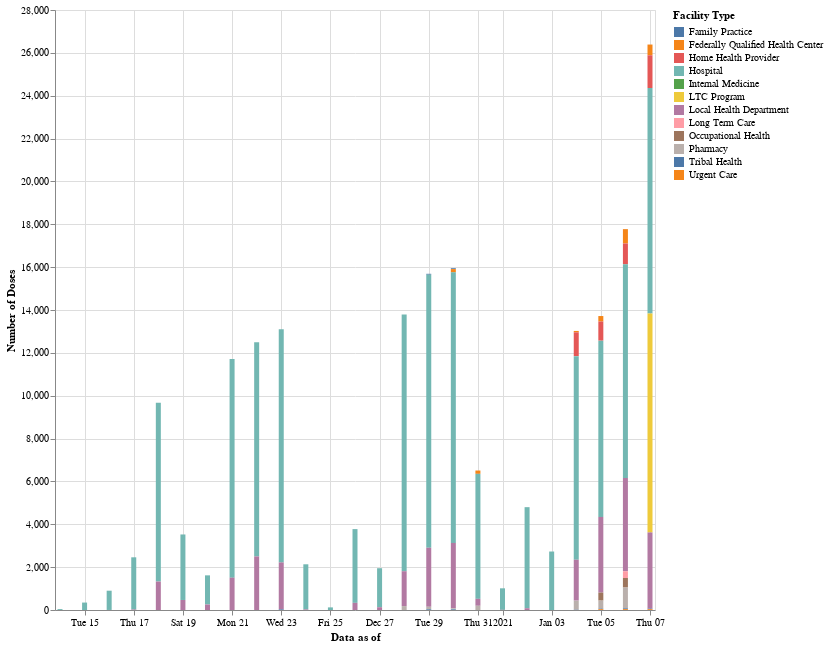

The cell this chart's notebook holds for it:
### Code cell
print("Doses over Time by Facility Type")
df2 = df_doses.groupby(['Data as of', 'Facility Type']).sum().reset_index()

alt.Chart(df2).mark_bar().encode(
    x='Data as of',
    y='Number of Doses',
    color='Facility Type'
).properties( width=600, height=600 )

### Figure 1 — Vega-Lite specification as saved in the notebook (floating-point values rounded to 4 significant figures)
{"config": {"view": {"continuousWidth": 400, "continuousHeight": 300}}, "data": {"name": "data-4064c1b51421a5d5b8c01c8283b30099"}, "mark": "bar", "encoding": {"color": {"type": "nominal", "field": "Facility Type"}, "x": {"type": "temporal", "field": "Data as of"}, "y": {"type": "quantitative", "field": "Number of Doses"}}, "height": 600, "width": 600, "$schema": "https://vega.github.io/schema/vega-lite/v4.8.1.json", "datasets": {"data-4064c1b51421a5d5b8c01c8283b30099": [{"Data as of": "2020-12-14T00:00:00", "Facility Type": "Hospital", "Week": 1122, "Year": 44440, "Number of Doses": 42}, {"Data as of": "2020-12-14T00:00:00", "Facility Type": "Internal Medicine", "Week": 51, "Year": 2020, "Number of Doses": 1}, {"Data as of": "2020-12-14T00:00:00", "Facility Type": "Local Health Department", "Week": 51, "Year": 2020, "Number of Doses": 1}, {"Data as of": "2020-12-15T00:00:00", "Facility Type": "Hospital", "Week": 1071, "Year": 42420, "Number of Doses": 347}, {"Data as of": "2020-12-16T00:00:00", "Facility Type": "Federally Qualified Health Center", "Week": 51, "Year": 2020, "Number of Doses": 1}, {"Data as of": "2020-12-16T00:00:00", "Facility Type": "Hospital", "Week": 2754, "Year": 109080, "Number of Doses": 899}, {"Data as of": "2020-12-16T00:00:00", "Facility Type": "Local Health Department", "Week": 51, "Year": 2020, "Number of Doses": 2}, {"Data as of": "2020-12-17T00:00:00", "Facility Type": "Hospital", "Week": 3927, "Year": 155540, "Number of Doses": 2437}, {"Data as of": "2020-12-17T00:00:00", "Facility Type": "Local Health Department", "Week": 255, "Year": 10100, "Number of Doses": 22}, {"Data as of": "2020-12-18T00:00:00", "Facility Type": "Hospital", "Week": 4335, "Year": 171700, "Number of Doses": 8342}, {"Data as of": "2020-12-18T00:00:00", "Facility Type": "Local Health Department", "Week": 2805, "Year": 111100, "Number of Doses": 1329}, {"Data as of": "2020-12-19T00:00:00", "Facility Type": "Hospital", "Week": 3570, "Year": 141400, "Number of Doses": 3057}, {"Data as of": "2020-12-19T00:00:00", "Facility Type": "Local Health Department", "Week": 1581, "Year": 62620, "Number of Doses": 468}, {"Data as of": "2020-12-20T00:00:00", "Facility Type": "Hospital", "Week": 2704, "Year": 105040, "Number of Doses": 1361}, {"Data as of": "2020-12-20T00:00:00", "Facility Type": "Local Health Department", "Week": 1300, "Year": 50500, "Number of Doses": 256}, {"Data as of": "2020-12-21T00:00:00", "Facility Type": "Hospital", "Week": 4472, "Year": 173720, "Number of Doses": 10206}, {"Data as of": "2020-12-21T00:00:00", "Facility Type": "Local Health Department", "Week": 2808, "Year": 109080, "Number of Doses": 1507}, {"Data as of": "2020-12-21T00:00:00", "Facility Type": "Tribal Health", "Week": 52, "Year": 2020, "Number of Doses": 1}, {"Data as of": "2020-12-22T00:00:00", "Facility Type": "Hospital", "Week": 4732, "Year": 183820, "Number of Doses": 9994}, {"Data as of": "2020-12-22T00:00:00", "Facility Type": "Local Health Department", "Week": 4628, "Year": 179780, "Number of Doses": 2498}, {"Data as of": "2020-12-22T00:00:00", "Facility Type": "Pharmacy", "Week": 52, "Year": 2020, "Number of Doses": 1}, {"Data as of": "2020-12-23T00:00:00", "Facility Type": "Federally Qualified Health Center", "Week": 52, "Year": 2020, "Number of Doses": 1}, {"Data as of": "2020-12-23T00:00:00", "Facility Type": "Hospital", "Week": 6708, "Year": 260580, "Number of Doses": 10884}, {"Data as of": "2020-12-23T00:00:00", "Facility Type": "Local Health Department", "Week": 5148, "Year": 199980, "Number of Doses": 2190}, {"Data as of": "2020-12-23T00:00:00", "Facility Type": "Tribal Health", "Week": 468, "Year": 18180, "Number of Doses": 29}, {"Data as of": "2020-12-24T00:00:00", "Facility Type": "Hospital", "Week": 4524, "Year": 175740, "Number of Doses": 2106}, {"Data as of": "2020-12-24T00:00:00", "Facility Type": "Local Health Department", "Week": 260, "Year": 10100, "Number of Doses": 27}, {"Data as of": "2020-12-25T00:00:00", "Facility Type": "Hospital", "Week": 624, "Year": 24240, "Number of Doses": 122}, {"Data as of": "2020-12-26T00:00:00", "Facility Type": "Hospital", "Week": 4264, "Year": 165640, "Number of Doses": 3442}, {"Data as of": "2020-12-26T00:00:00", "Facility Type": "Local Health Department", "Week": 1352, "Year": 52520, "Number of Doses": 333}, {"Data as of": "2020-12-27T00:00:00", "Facility Type": "Hospital", "Week": 3180, "Year": 121200, "Number of Doses": 1821}, {"Data as of": "2020-12-27T00:00:00", "Facility Type": "Local Health Department", "Week": 424, "Year": 16160, "Number of Doses": 129}, {"Data as of": "2020-12-28T00:00:00", "Facility Type": "Hospital", "Week": 7950, "Year": 303000, "Number of Doses": 11977}, {"Data as of": "2020-12-28T00:00:00", "Facility Type": "Local Health Department", "Week": 5300, "Year": 202000, "Number of Doses": 1627}, {"Data as of": "2020-12-28T00:00:00", "Facility Type": "Pharmacy", "Week": 742, "Year": 28280, "Number of Doses": 183}, {"Data as of": "2020-12-29T00:00:00", "Facility Type": "Family Practice", "Week": 265, "Year": 10100, "Number of Doses": 41}, {"Data as of": "2020-12-29T00:00:00", "Facility Type": "Hospital", "Week": 8268, "Year": 315120, "Number of Doses": 12743}, {"Data as of": "2020-12-29T00:00:00", "Facility Type": "Local Health Department", "Week": 5989, "Year": 228260, "Number of Doses": 2754}, {"Data as of": "2020-12-29T00:00:00", "Facility Type": "Pharmacy", "Week": 530, "Year": 20200, "Number of Doses": 121}, {"Data as of": "2020-12-29T00:00:00", "Facility Type": "Tribal Health", "Week": 212, "Year": 8080, "Number of Doses": 30}, {"Data as of": "2020-12-30T00:00:00", "Facility Type": "Family Practice", "Week": 212, "Year": 8080, "Number of Doses": 41}, {"Data as of": "2020-12-30T00:00:00", "Facility Type": "Federally Qualified Health Center", "Week": 530, "Year": 20200, "Number of Doses": 153}, {"Data as of": "2020-12-30T00:00:00", "Facility Type": "Hospital", "Week": 7632, "Year": 290880, "Number of Doses": 12625}, {"Data as of": "2020-12-30T00:00:00", "Facility Type": "Local Health Department", "Week": 5830, "Year": 222200, "Number of Doses": 3053}, {"Data as of": "2020-12-30T00:00:00", "Facility Type": "Pharmacy", "Week": 318, "Year": 12120, "Number of Doses": 48}, {"Data as of": "2020-12-30T00:00:00", "Facility Type": "Tribal Health", "Week": 424, "Year": 16160, "Number of Doses": 30}, {"Data as of": "2020-12-31T00:00:00", "Facility Type": "Federally Qualified Health Center", "Week": 954, "Year": 36360, "Number of Doses": 155}, {"Data as of": "2020-12-31T00:00:00", "Facility Type": "Hospital", "Week": 5671, "Year": 216140, "Number of Doses": 5833}, {"Data as of": "2020-12-31T00:00:00", "Facility Type": "Local Health Department", "Week": 2173, "Year": 82820, "Number of Doses": 324}, {"Data as of": "2020-12-31T00:00:00", "Facility Type": "Pharmacy", "Week": 477, "Year": 18180, "Number of Doses": 197}, {"Data as of": "2021-01-01T00:00:00", "Facility Type": "Hospital", "Week": 1272, "Year": 48504, "Number of Doses": 1005}, {"Data as of": "2021-01-01T00:00:00", "Facility Type": "Local Health Department", "Week": 212, "Year": 8084, "Number of Doses": 7}, {"Data as of": "2021-01-02T00:00:00", "Facility Type": "Hospital", "Week": 5406, "Year": 206142, "Number of Doses": 4716}, {"Data as of": "2021-01-02T00:00:00", "Facility Type": "Local Health Department", "Week": 636, "Year": 24252, "Number of Doses": 83}, {"Data as of": "2021-01-03T00:00:00", "Facility Type": "Hospital", "Week": 91, "Year": 183911, "Number of Doses": 2729}, {"Data as of": "2021-01-04T00:00:00", "Facility Type": "Family Practice", "Week": 1, "Year": 2021, "Number of Doses": 1}, {"Data as of": "2021-01-04T00:00:00", "Facility Type": "Federally Qualified Health Center", "Week": 11, "Year": 22231, "Number of Doses": 65}, {"Data as of": "2021-01-04T00:00:00", "Facility Type": "Home Health Provider", "Week": 21, "Year": 42441, "Number of Doses": 1111}, {"Data as of": "2021-01-04T00:00:00", "Facility Type": "Hospital", "Week": 172, "Year": 347612, "Number of Doses": 9501}, {"Data as of": "2021-01-04T00:00:00", "Facility Type": "Local Health Department", "Week": 99, "Year": 200079, "Number of Doses": 1909}, {"Data as of": "2021-01-04T00:00:00", "Facility Type": "Pharmacy", "Week": 31, "Year": 62651, "Number of Doses": 427}, {"Data as of": "2021-01-04T00:00:00", "Facility Type": "Tribal Health", "Week": 4, "Year": 8084, "Number of Doses": 10}, {"Data as of": "2021-01-05T00:00:00", "Facility Type": "Family Practice", "Week": 3, "Year": 6063, "Number of Doses": 3}, {"Data as of": "2021-01-05T00:00:00", "Facility Type": "Federally Qualified Health Center", "Week": 30, "Year": 60630, "Number of Doses": 257}, {"Data as of": "2021-01-05T00:00:00", "Facility Type": "Home Health Provider", "Week": 24, "Year": 48504, "Number of Doses": 892}, {"Data as of": "2021-01-05T00:00:00", "Facility Type": "Hospital", "Week": 171, "Year": 345591, "Number of Doses": 8226}, {"Data as of": "2021-01-05T00:00:00", "Facility Type": "Local Health Department", "Week": 129, "Year": 260709, "Number of Doses": 3532}, {"Data as of": "2021-01-05T00:00:00", "Facility Type": "Occupational Health", "Week": 41, "Year": 82861, "Number of Doses": 372}, {"Data as of": "2021-01-05T00:00:00", "Facility Type": "Pharmacy", "Week": 28, "Year": 56588, "Number of Doses": 375}, {"Data as of": "2021-01-05T00:00:00", "Facility Type": "Tribal Health", "Week": 4, "Year": 8084, "Number of Doses": 27}, {"Data as of": "2021-01-05T00:00:00", "Facility Type": "Urgent Care", "Week": 8, "Year": 16168, "Number of Doses": 37}, {"Data as of": "2021-01-06T00:00:00", "Facility Type": "Family Practice", "Week": 2, "Year": 4042, "Number of Doses": 3}, {"Data as of": "2021-01-06T00:00:00", "Facility Type": "Federally Qualified Health Center", "Week": 55, "Year": 111155, "Number of Doses": 668}, {"Data as of": "2021-01-06T00:00:00", "Facility Type": "Home Health Provider", "Week": 22, "Year": 44462, "Number of Doses": 973}, {"Data as of": "2021-01-06T00:00:00", "Facility Type": "Hospital", "Week": 203, "Year": 410263, "Number of Doses": 9971}, {"Data as of": "2021-01-06T00:00:00", "Facility Type": "Local Health Department", "Week": 137, "Year": 276877, "Number of Doses": 4352}, {"Data as of": "2021-01-06T00:00:00", "Facility Type": "Long Term Care", "Week": 27, "Year": 54567, "Number of Doses": 316}, {"Data as of": "2021-01-06T00:00:00", "Facility Type": "Occupational Health", "Week": 37, "Year": 74777, "Number of Doses": 445}, {"Data as of": "2021-01-06T00:00:00", "Facility Type": "Pharmacy", "Week": 49, "Year": 99029, "Number of Doses": 970}, {"Data as of": "2021-01-06T00:00:00", "Facility Type": "Tribal Health", "Week": 9, "Year": 18189, "Number of Doses": 38}, {"Data as of": "2021-01-06T00:00:00", "Facility Type": "Urgent Care", "Week": 8, "Year": 16168, "Number of Doses": 40}, {"Data as of": "2021-01-07T00:00:00", "Facility Type": "Federally Qualified Health Center", "Week": 53, "Year": 107113, "Number of Doses": 502}, {"Data as of": "2021-01-07T00:00:00", "Facility Type": "Home Health Provider", "Week": 29, "Year": 58609, "Number of Doses": 1527}, {"Data as of": "2021-01-07T00:00:00", "Facility Type": "Hospital", "Week": 200, "Year": 404200, "Number of Doses": 10525}, {"Data as of": "2021-01-07T00:00:00", "Facility Type": "LTC Program", "Week": 1, "Year": 2021, "Number of Doses": 10215}, {"Data as of": "2021-01-07T00:00:00", "Facility Type": "Local Health Department", "Week": 128, "Year": 258688, "Number of Doses": 3552}, {"Data as of": "2021-01-07T00:00:00", "Facility Type": "Tribal Health", "Week": 5, "Year": 10105, "Number of Doses": 30}, {"Data as of": "2021-01-07T00:00:00", "Facility Type": "Urgent Care", "Week": 8, "Year": 16168, "Number of Doses": 37}]}}
